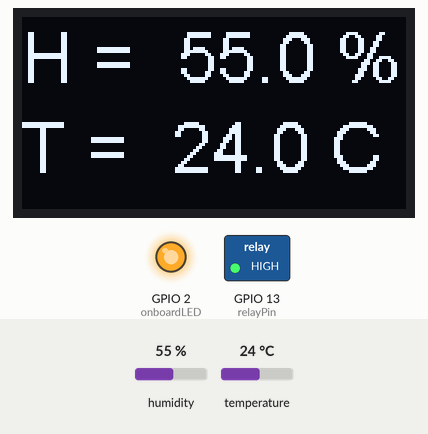
A sketch run on a simulated ESP32. On the bench: 128×64 one-colour display, switched loads named in the sketch (green lamp = pin HIGH), output pins drawn as LEDs (lit = HIGH). The inputs (shaded band) are chosen by the test bench; at power-on: humidity 55 %, temperature 24 °C. WiFi joins after 1.5 s; servers stay silent unless stated; what the sketch prints to the serial monitor is not drawn.

Above: at 4.4 s.
4.5 s: humidity set to 42 %
At 7.4 s:
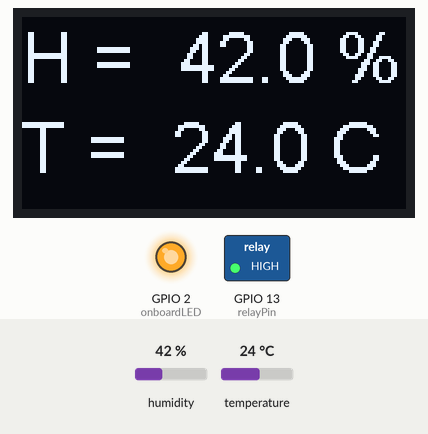
7.9 s: humidity set to 39 %
At 8.9 s:
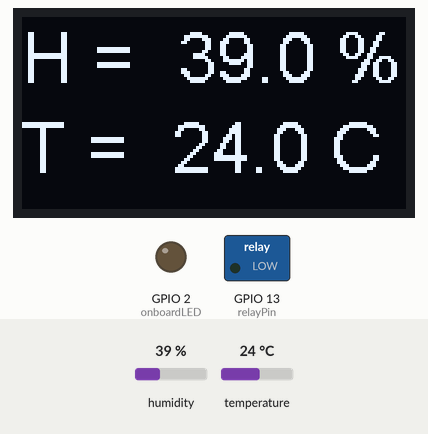
11.3 s: temperature set to 12 °C
At 14.1 s:
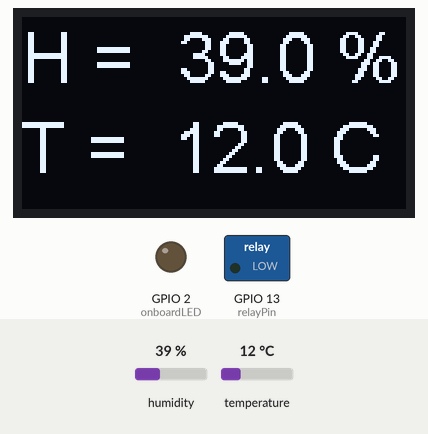
14.7 s: temperature set to 19 °C
At 16.8 s:
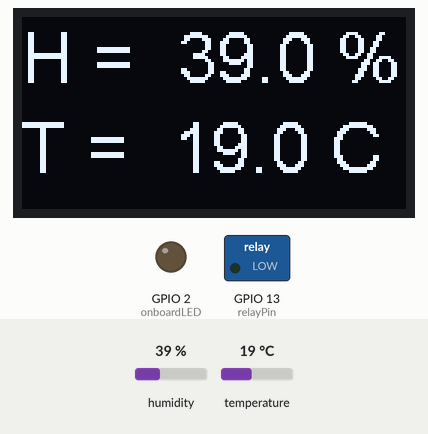
Timing chart, 0 to 18.3 s (numbered marks = the images above; inputs shaded):
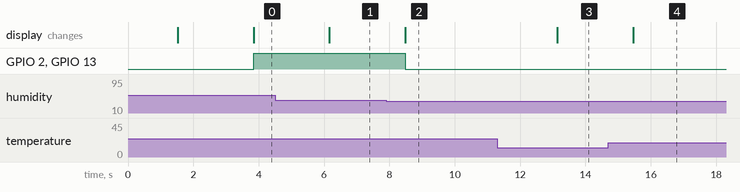

The sketch:

ledcontrolledbytemp.ino
```cpp
#include <Wire.h>
#include "SSD1306.h"
#define onboardLED 2
#define relayPin 13

#include "DHTesp.h"
#define DHTpin 27
DHTesp dht;
int delayTime = 2000;

SSD1306  display(0x3c, 21, 22);

#include "FirebaseESP32.h"
#define FIREBASE_HOST "https://sensor-f47ac-default-rtdb.firebaseio.com" //Do not include https:// in FIREBASE_HOST
#define FIREBASE_AUTH "jzGMKue4IKv9u0cV9yBA9vpdi3iChdbK9WWFaPjS"
#define WIFI_SSID "GLWC-1_2.4G"
#define WIFI_PASSWORD "griet@66788"
//Define Firebase Data object
FirebaseData firebaseData;

void setup() {
  // put your setup code here, to run once:
  pinMode(relayPin,OUTPUT);
  pinMode(onboardLED,OUTPUT);

  Serial.begin(115200);
  Serial.println();
  Serial.println("Status\tHumidity(%)\tTemperature(C)");

  dht.setup(DHTpin,DHTesp::DHT11);

   //Connecting to Wi-Fi network
  WiFi.begin(WIFI_SSID, WIFI_PASSWORD);
  Serial.print("Connecting to Wi-Fi");
  while (WiFi.status() != WL_CONNECTED)
  {
    Serial.print(".");
    delay(300);
  }
  Serial.println();
  Serial.print("Connected with IP: ");
  Serial.println(WiFi.localIP());
  Serial.println();
  Firebase.begin(FIREBASE_HOST, FIREBASE_AUTH);
  Firebase.reconnectWiFi(true);

display.init();
display.setFont(ArialMT_Plain_24);
}

void loop() {
  // put your main code here, to run repeatedly:


 delay(delayTime);
  float h = dht.getHumidity();
  float t = dht.getTemperature();
  String myString;
  char buffer[6];

  display.clear();
  Serial.print(dht.getStatusString());
  Serial.print("\t");
  Serial.print(h);
  Firebase.setFloat(firebaseData,"IOTLAB/Ambient_Parameters/Humidity",h);

  myString="H = ";
  dtostrf(h,5,1,buffer);
  myString.concat(buffer);
  myString.concat(" %");
  display.drawString(0,0,myString);

  Serial.print("\t");
  Serial.println(t);
  Firebase.setFloat(firebaseData,"IOTLAB/Ambient_Parameters/Temperature",t);

  myString="T = ";
  dtostrf(t,5,1,buffer);
  myString.concat(buffer);
  myString.concat(" C");
  display.drawString(0,30,myString);
  display.display();

  if(h>40)
  {
  digitalWrite(onboardLED,HIGH);
  digitalWrite(relayPin,HIGH);
  }
  else
  {
   digitalWrite(onboardLED,LOW);
   digitalWrite(relayPin,LOW);
   }


}
```

Measured:
- the behaviour switches between 41 and 40 % on humidity (found by bisection; images 1 and 2)
- after the input at 4.5 s, the display: changes after 1.7 s (image 1)
- after the input at 7.9 s, GPIO 2 (onboardLED), GPIO 13 (relayPin): HIGH → LOW after 0.59 s; the display: changes after 0.59 s (image 2)
- after the input at 11.3 s, the display: changes after 1.8 s (image 3)
- after the input at 14.7 s, the display: changes after 0.76 s (image 4)
